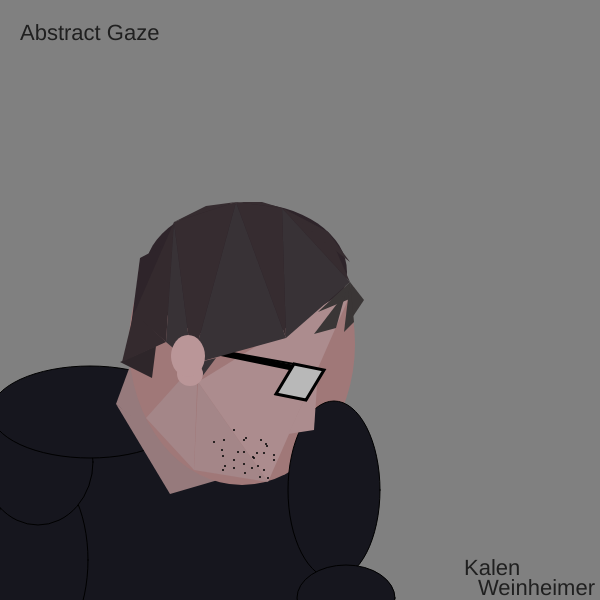
Frame 1 (no input)
Frame 60 (no input): identical to frame 1, image omitted
Frame 120 (the mouse pressed at the canvas centre since frame 60): identical to frame 1, image omitted

The p5.js sketch that drew this single still picture (run headless with seeded random() and noise() and a simulated clock; from frame 60 on, the mouse is pressed at the canvas centre):

// p5.js sketch
// ── sketch.js
function setup() {
  createCanvas(600, 600);
}

function draw() {
  background(128);
  strokeWeight(1);


//base shoulder shapes
  fill(22, 22, 30);
  rect(0,412, 350,190);
  ellipse(40,560, 96,184);
  ellipse(38,462, 110,126);
  ellipse(90,412, 198,92);
//base neck shapes
  strokeWeight(0);
  fill(150, 122, 124);
  triangle(116,404, 218,480, 170,494);
  triangle(116,404, 130,366, 194,470);
//base head shapes
  fill(160, 120, 120);
  ellipse(242, 344, 226, 282);
//base shoulder shapes 2
  strokeWeight(1);
  fill(22, 22, 30);
  ellipse(334,490, 92,178);
  ellipse(346,598, 98,66);
//base hair shapes
  strokeWeight(0);
  fill(46, 36, 42);
  ellipse(246,272, 202,138);
  triangle(126,364, 242,204, 140,258);

//face detailing
  strokeWeight(0);
  fill(164, 134, 136);
  triangle(194,470, 268,482, 198,382);
  triangle(146,418, 194,470, 198, 360);
  fill(172, 140, 142);
  triangle(268,482, 354,286, 198,382);
  //nose
  triangle(288,434, 314,430, 318,370);
  //glasses
  strokeWeight(2);
  fill(48);
  line(216,350, 294,364);
  line(216,354, 294,370);
  line(216,353, 294,369);
  line(216,352, 294,368);
  line(216,351, 294,367);
  line(216,350, 294,366);
  fill(184);
  strokeWeight(3);
  quad(276,394, 306,400, 324,370, 294,364);

//hair detailing
  strokeWeight(0);
  //back of head
  fill(46, 38, 42);
  triangle(152,378, 156,346, 120,362);
  fill(52, 42, 46);
  triangle(134,314, 166,342, 174,222);
  triangle(122,362, 166,342, 134,312);
  //shine
  fill(56, 50, 54);
  triangle(286,338, 282,208, 350,282);
  triangle(192,364, 286,338, 236,202);
  triangle(166,342, 192,364, 174,222);
  triangle(192,364, 198,382, 216,358);

  //triangle(286,338, 290,228, 350,282);
  //triangle(192,364, 286,338, 236,222);
  //triangle(166,342, 192,364, 174,242);

  //triangle(286,338, 298,258, 350,282);
  //triangle(192,364, 286,338, 236,262);
  //triangle(166,342, 192,364, 174,282);

  //triangle(286,338, 306,288, 350,282);
  //triangle(192,364, 286,338, 236,322);
  //triangle(166,342, 192,364, 174,322);

  //shadow
  fill(54, 44, 48);
  triangle(282,208, 350,282, 328,232);
  triangle(236,202, 286,338, 282,208);
  triangle(174,222, 192,364, 236,202);

  triangle(282,208, 350,262, 328,232);
  //triangle(236,202, 282,318, 282,208);
  //triangle(174,222, 194,344, 236,202);

  //triangle(282,208, 348,250, 328,232);
  //triangle(236,202, 276,278, 282,208);
  //triangle(174,222, 196,304, 236,202);

  //triangle(236,202, 268,238, 282,208);
  //triangle(174,222, 198,264, 236,202);

  triangle(236,202, 262,202, 282,208);
  triangle(174,222, 206,206, 236,202);

  //bangs
  fill(58, 54, 54);
  triangle(318,312, 352,298, 350,282);
  triangle(352,318, 364,300, 350,282);
  triangle(344,332, 354,322, 350,282);
  triangle(314,334, 336,328, 346,292);

//ear
strokeWeight(0);
  fill(186, 150, 152)
  ellipse(190,374, 26,24);
  ellipse(188,356, 34,42);

//stubble
  strokeWeight(2);
  point(268,478);
  point(260,477);
  point(264,470);
  point(252,468);
  point(258,466);
  point(266,444);
  point(254,458);
  point(257,453);
  point(267,446);
  point(246,438);
  point(264,453);
  point(234,460);
  point(274,460);
  point(261,440);
  point(224,440);
  point(222,450);
  point(253,457);
  point(214,442);
  point(223,470);
  point(225,466);
  point(223,456);
  point(274,455);
  point(234,430);
  point(244,440);
  point(238,452);
  point(234,468);
  point(244,452);
  point(245,473);
  point(244,464);




//text
  fill(32);
  textSize(22);
  text("Abstract Gaze", 20,40);
  text("Kalen", 464,575);
  text("Weinheimer", 478,595);

}
